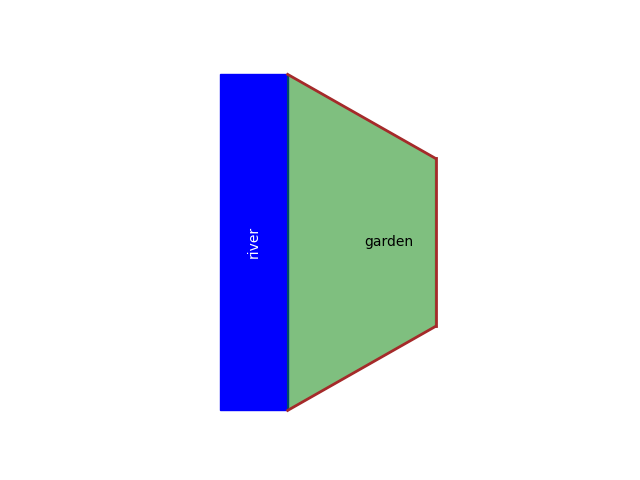

Python code for this plot:
import matplotlib.pyplot as plt
import matplotlib.patches as patches

#initial
fig, ax = plt.subplots()

#make river
rect = patches.Rectangle((-1, -5), 2, 10, linewidth=1, edgecolor='blue', facecolor='blue')
ax.add_patch(rect)
ax.text(0, 0, 'river', color='white', ha='center', va='center', rotation=90)


#make garden with line
plt.plot([1, 5.4], [5, 2.5], color='brown', linewidth=2)
plt.plot([5.4, 5.4], [2.5, -2.5], color='brown', linewidth=2)
plt.plot([5.4, 1], [-2.5, -5], color='brown', linewidth=2)


# Fill the garden area
garden_x = [1, 5.4, 5.4, 1]
garden_y = [5, 2.5, -2.5, -5]
plt.fill(garden_x, garden_y, color='green', alpha=0.5)  # green fill with some transparency
ax.text(4, 0, 'garden', color='black', ha='center', va='center')


ax.set_aspect('equal')
plt.axis('off')  # Turn off axes
plt.savefig("n3one_side.png")